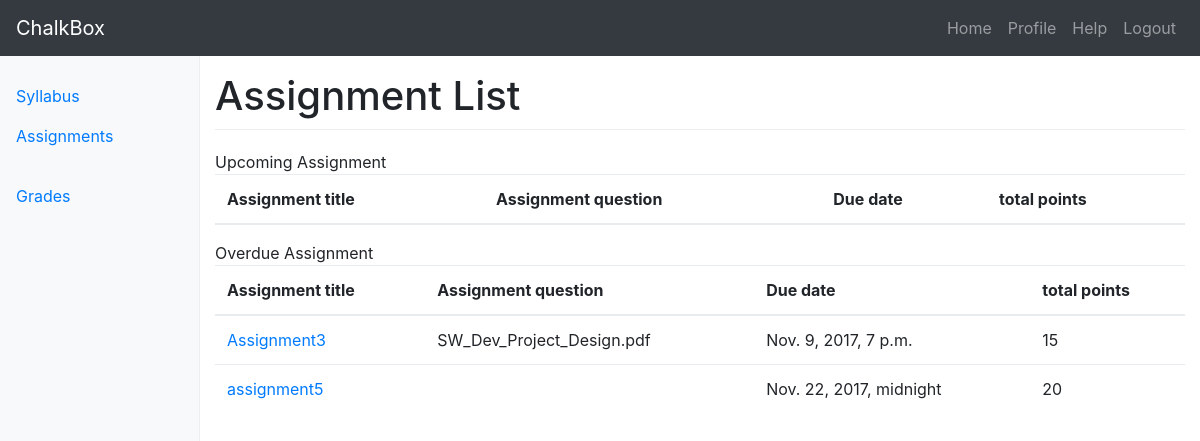
Before: /courses/2/assignments/ with the older database file.
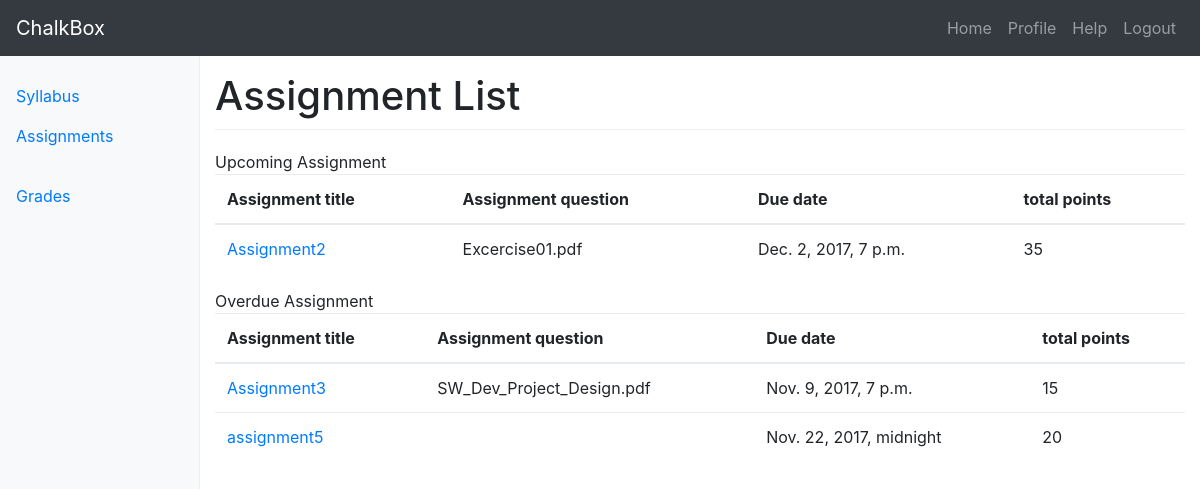
After: the same page with the newer database file.
### assignments/models.py (models this page shows, shortened)
class Assignment(models.Model):
	title = models.CharField(max_length=120)
	due_date = models.DateTimeField()
	total_points	= models.IntegerField()
	description = models.TextField(blank=True)
	updated     = models.DateTimeField(auto_now=True)
	timestamp   = models.DateTimeField(auto_now_add=True)
	question	= models.FileField(null=True, blank=True)
	def is_past_due(self):
		return timezone.now() > self.due_date

### assignments/views.py (the view)
def assignment_home(request, cid=None):
	course = Course(id=cid)
	all_assignment = course.assignments.all().order_by('due_date')
	upcoming_assignment = set()
	overdue_assignment = set()
	for c in all_assignment:
		if c.is_past_due() is False:
			upcoming_assignment.add(c)
		else:
			overdue_assignment.add(c)
	context = {
		"upcoming_assignment": upcoming_assignment,
		"overdue_assignment": overdue_assignment,
		"title": "Assignment List",
		"id": course.id,
	}
	if request.user.is_staff == True:
		return render(request, "assignment/assignments_instructor.html", context)
	else:
		return render(request, "assignment/assignments_student.html", context)

### templates/assignment/assignments_student.html
{% extends "base_navbar.html" %}
{% block content %}
<div class="container-fluid">
  <div class="row">
	{% include "side_bar.html" with cid=id %}
    <main role="main" class="col-sm-9 ml-sm-auto col-md-10 pt-3">
	<h1>{{ title }}</h1>
	<caption> Upcoming Assignment </caption>
	<table class="table">
		<thead>
		    <tr>
		      <th scope="col">Assignment title</th>
		      <th scope="col">Assignment question</th>
		      <th scope="col">Due date</th>
		      <th scope="col">total points</th>
		    </tr>
		</thead>
		<tbody>
	       	{% for obj in upcoming_assignment %}
			    <tr>
			      <td><a href='{% url "courses:assignments:assignment_detail" cid=id aid=obj.id %}'>{{ obj.title }}</a></td>
			      {% if obj.question %}
			      	<td>{{ obj.question }}</td>
			      {% else %}
			      	<td></td>
			      {% endif %}
			      <td>{{ obj.due_date }}</td>
			      <td>{{ obj.total_points }}</td>
			    </tr>
	       	{% endfor %}
       	</tbody>
	</table>
	<caption> Overdue Assignment </caption>
	<table class="table">
		<thead>
		    <tr>
		      <th scope="col">Assignment title</th>
		      <th scope="col">Assignment question</th>
		      <th scope="col">Due date</th>
		      <th scope="col">total points</th>
		    </tr>
		</thead>
		<tbody>
	       	{% for obj in overdue_assignment %}
			    <tr>
			      <td><a href='{% url "courses:assignments:assignment_detail" cid=id aid=obj.id %}'>{{ obj.title }}</a></td>
			      {% if obj.question %}
			      	<td>{{ obj.question }}</td>
			      {% else %}
			      	<td></td>
			      {% endif %}
			      <td>{{ obj.due_date }}</td>
			      <td>{{ obj.total_points }}</td>
			    </tr>
	       	{% endfor %}
       	</tbody>
	</table>
    </main>
  </div>
</div>
{% endblock %}

Changed rows visible on the page:
now on this page (row edited): Assignment: title "Assignment2", question "Excercise01.pdf", due_date "Dec. 2, 2017, 7 p.m.", total_points "35", shown under "Assignment List"
